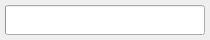
<?xml version="1.0" encoding="UTF-8"?>
<ui version="4.0">
 <class>MainWindow</class>
 <widget class="QMainWindow" name="MainWindow">
  <property name="geometry">
   <rect>
    <x>0</x>
    <y>0</y>
    <width>210</width>
    <height>40</height>
   </rect>
  </property>
  <property name="minimumSize">
   <size>
    <width>210</width>
    <height>40</height>
   </size>
  </property>
  <property name="maximumSize">
   <size>
    <width>210</width>
    <height>40</height>
   </size>
  </property>
  <property name="windowTitle">
   <string>KindleButler</string>
  </property>
  <property name="windowIcon">
   <iconset resource="KindleButler.qrc">
    <normaloff>:/Icons/Assets/KindleButler.ico</normaloff>:/Icons/Assets/KindleButler.ico</iconset>
  </property>
  <widget class="QWidget" name="centralwidget">
   <widget class="QProgressBar" name="progressBar">
    <property name="geometry">
     <rect>
      <x>5</x>
      <y>5</y>
      <width>200</width>
      <height>30</height>
     </rect>
    </property>
    <property name="font">
     <font>
      <pointsize>13</pointsize>
      <weight>75</weight>
      <bold>true</bold>
     </font>
    </property>
    <property name="alignment">
     <set>Qt::AlignJustify|Qt::AlignVCenter</set>
    </property>
    <property name="format">
     <string>%p</string>
    </property>
   </widget>
  </widget>
 </widget>
 <resources>
  <include location="KindleButler.qrc"/>
 </resources>
 <connections/>
</ui>
